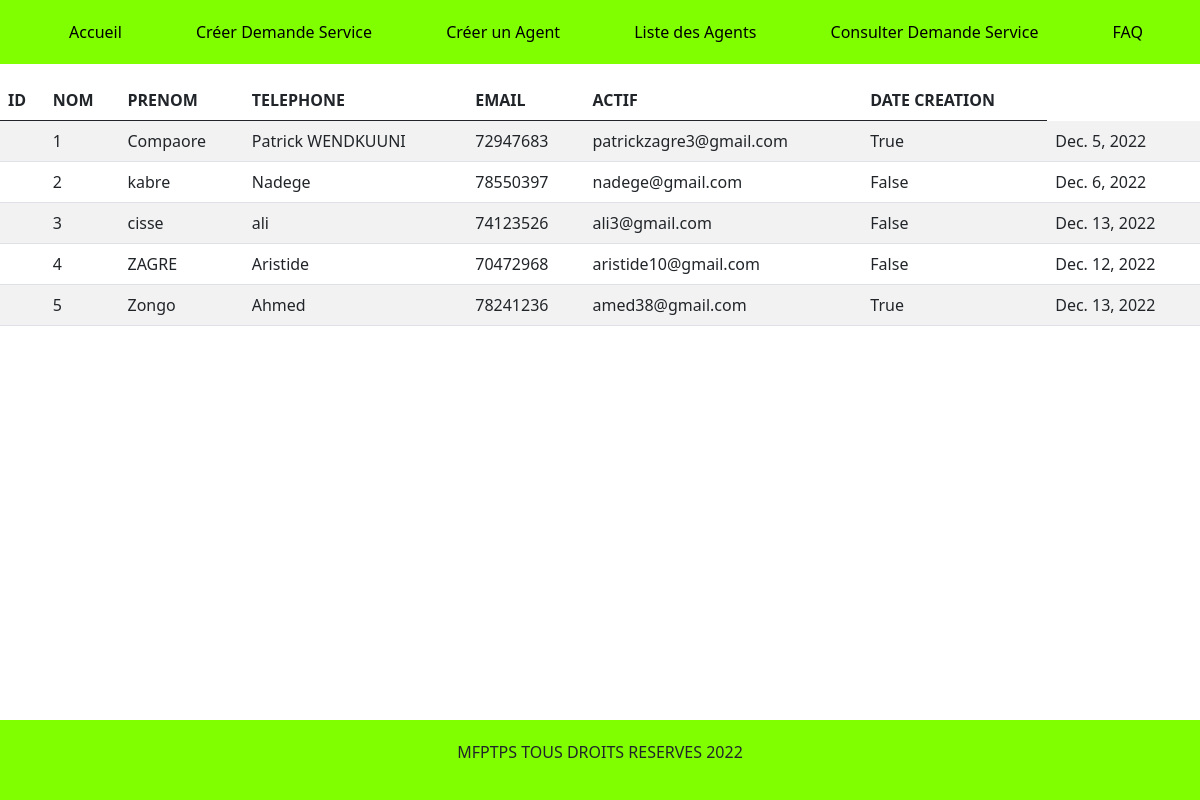
/personneDetail/, run on an earlier commit of the app's database.
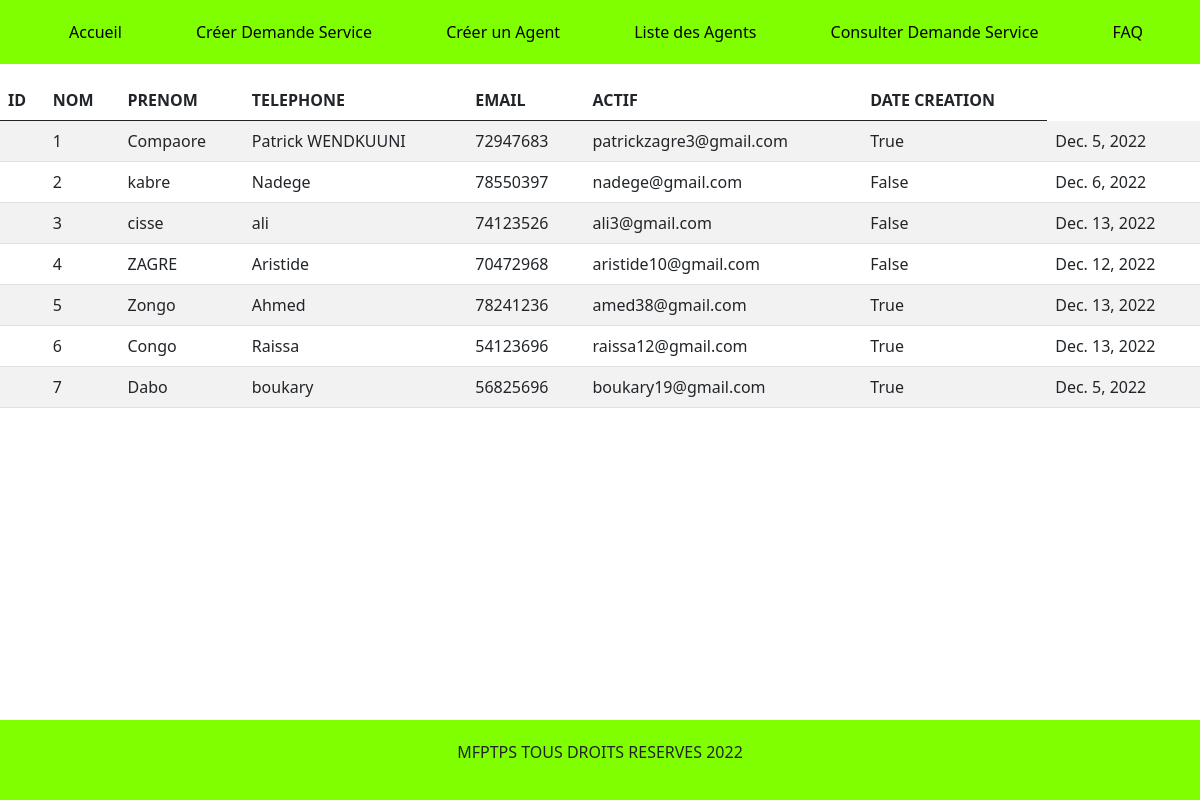
And on a later commit of the database.
### Agent/models.py (models this page shows)
class Personne(models.Model):
    nom=models.CharField(max_length=10)
    prenom=models.CharField(max_length=40)
    telephone=models.IntegerField()
    email=models.EmailField()
    actif=models.BooleanField(default=False)
    dateCreation=models.fields.DateField()

### gestion/views.py (the view)
# urls.py: path('personneDetail/',views.personne_detail,name='detail'),
def personne_detail(request):
    personne=Personne.objects.all()
    return render(request,'agent.html',{'personne':personne})

### Agent/templates/agent.html
{% extends 'base.html' %}
{% block content %}
<table class="table table-striped">
    <thead>
      <tr>
        <th scope="col">ID</th>
        <th scope="col">NOM</th>
        <th scope="col">PRENOM</th>
        <th scope="col">TELEPHONE</th>
        <th scope="col">EMAIL</th>
        <th scope="col">ACTIF</th>
        <th scope="col">DATE CREATION</th>
      </tr>
    </thead>
    <tbody>
      {% for cpt in personne %}
      <tr>
        <th scope="col"></th>
        <td>{{cpt.id}}</td>
        <td>{{cpt.nom}}</td>
        <td>{{cpt.prenom}}</td>
        <td>{{cpt.telephone}}</td>
        <td>{{cpt.email}} </td>
        <td>{{cpt.actif}} </td>
        <td>{{cpt.dateCreation}}</td>
      </tr>
      {% endfor %}
    </tbody>
  </table>
  {% include 'footer.html' %}
{% endblock %}

### Agent/templates/base.html (shortened to what this page needs)
{% load static %}
<!DOCTYPE html>
<html lang="en">
<head>
    <link rel="stylesheet" href="{% static 'Agent/style.css' %}">
    <link href="https://cdn.jsdelivr.net/npm/bootstrap@5.0.0-beta3/dist/css/bootstrap.min.css" rel="stylesheet">
</head>
<body>
    <nav>
        <ul>
            <li><a href="">Accueil</a></li>
            <li><a href="{% url 'demande' %}">Créer Demande Service</a></li>
            <li><a href="{% url 'Agent' %}">Créer un Agent</a></li>
            <li><a href="{% url 'detail' %}">Liste des Agents</a></li>
            <li><a href="{% url 'det' %}">Consulter Demande Service</a></li>
            <li><a href="{% url 'faq' %}">FAQ</a></li>
        </ul>
    </nav>
    {% block content %}
    {% endblock %}
</body>
</html>

### Agent/templates/footer.html
 <div class="footer">
  <p>  MFPTPS TOUS DROITS RESERVES 2022 </p>
</div>

### Agent/static/Agent/style.css (style rules this page uses)
* { margin:0; padding: 0; }
ul { display: flex; list-style: none; background-color: chartreuse; padding: 20px; justify-content: space-around; }
li a { text-decoration: none; color:black }
.footer { background-color:chartreuse; text-align: center; padding: 20px; width: 100%; left: 0; bottom: 0; position: fixed; }

What changed in the data, as far as the page shows it:
added Personne: id "6", nom "Congo", prenom "Raissa", telephone "54123696", email "raissa12@gmail.com", actif "True", dateCreation "Dec. 13, 2022"
added Personne: id "7", nom "Dabo", prenom "boukary", telephone "56825696", email "boukary19@gmail.com", actif "True", dateCreation "Dec. 5, 2022"
